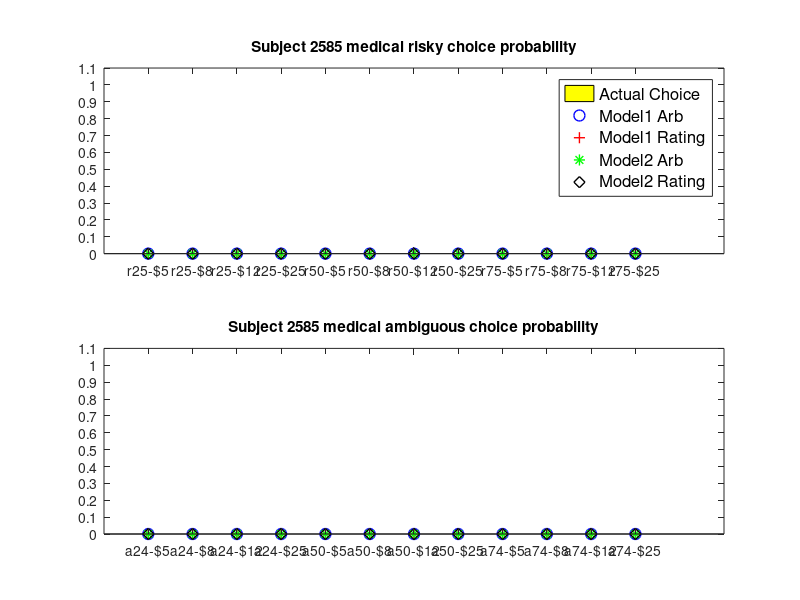

This figure's MATLAB source:
choiceRisk = zeros(5,12);

choiceAmbig = zeros(5,12);


screensize = get(groot, 'Screensize');
fig = figure('Position', [screensize(3)/4 screensize(4)/22 screensize(3)/2 screensize(4)*10/12]);
ax1 = subplot(2,1,1);

% actual choice
barplot = bar(ax1,choiceRisk(1,:),'FaceColor','y');
hold on
xticklabels({'r25-$5','r25-$8','r25-$12','r25-$25','r50-$5','r50-$8','r50-$12','r50-$25','r75-$5','r75-$8','r75-$12','r75-$25'})
ylim([0 1.1])
yticks([0:0.1:1.1])

% predicted by model
plot(ax1,choiceRisk(2,:),'LineStyle','none','Marker','o','Color','blue','MarkerSize',8,'LineWidth',1 )
plot(ax1,choiceRisk(3,:),'LineStyle','none','Marker','+','Color','red','MarkerSize',8,'LineWidth',1)
plot(ax1,choiceRisk(4,:),'LineStyle','none','Marker','*','Color','green','MarkerSize',8,'LineWidth',1 )
plot(ax1,choiceRisk(5,:),'LineStyle','none','Marker','d','Color','black','MarkerSize',8,'LineWidth',1 )
legend({'Actual Choice','Model1 Arb','Model1 Rating','Model2 Arb','Model2 Rating'},'FontSize',12)

title(ax1,'Subject 2585 medical risky choice probability')

ax2 = subplot(2,1,2);
% actual choice
barplot = bar(ax2,choiceAmbig(1,:),'FaceColor','y');
hold on
xticklabels({'a24-$5','a24-$8','a24-$12','a24-$25','a50-$5','a50-$8','a50-$12','a50-$25','a74-$5','a74-$8','a74-$12','a74-$25'})
ylim([0 1.1])
yticks([0:0.1:1.1])

% predicted by model
plot(ax2,choiceAmbig(2,:),'LineStyle','none','Marker','o','Color','blue','MarkerSize',8,'LineWidth',1 )
plot(ax2,choiceAmbig(3,:),'LineStyle','none','Marker','+','Color','red','MarkerSize',8,'LineWidth',1 )
plot(ax2,choiceAmbig(4,:),'LineStyle','none','Marker','*','Color','green','MarkerSize',8,'LineWidth',1 )
plot(ax2,choiceAmbig(5,:),'LineStyle','none','Marker','d','Color','black','MarkerSize',8,'LineWidth',1 )

title(ax2,'Subject 2585 medical ambiguous choice probability')
    
